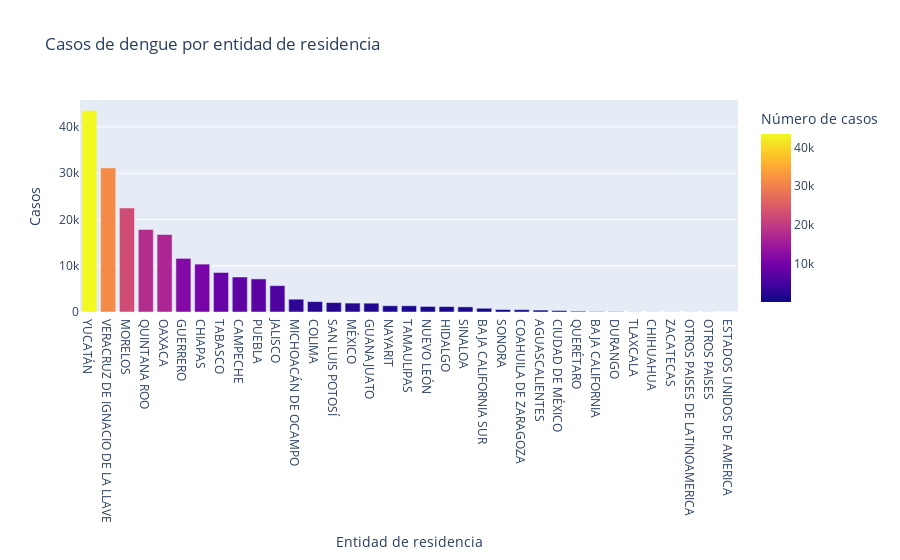

The notebook cell saved with this chart:
### Code cell
fig = px.bar(casos_por_entidad, x='ENTIDAD_FEDERATIVA', y='CASOS', title='Casos de dengue por entidad de residencia',
             category_orders={"ENTIDAD_FEDERATIVA": casos_por_entidad.sort_values(by='CASOS', ascending=False)['ENTIDAD_FEDERATIVA']},
             color='CASOS', labels={'CASOS': 'Número de casos'})
fig.update_layout(xaxis_title='Entidad de residencia', yaxis_title='Casos')
fig.show()

### Figure 1 — Plotly figure (JSON) as saved in the notebook; plotly's stock layout.template omitted (floating-point values rounded to 4 significant figures)
{"data": [{"alignmentgroup": "True", "hovertemplate": "ENTIDAD_FEDERATIVA=%{x}<br>Número de casos=%{marker.color}<extra></extra>", "legendgroup": "", "marker": {"color": [412, 82, 811, 7566, 507, 2245, 10351, 17, 318, 62, 1907, 11594, 1179, 5696, 1929, 2770, 22493, 1351, 1202, 16750, 7150, 173, 17850, 2041, 1110, 539, 8542, 1347, 22, 31153, 43544, 16, 7, 13, 13], "coloraxis": "coloraxis", "pattern": {"shape": ""}}, "name": "", "offsetgroup": "", "orientation": "v", "showlegend": false, "textposition": "auto", "type": "bar", "x": ["AGUASCALIENTES", "BAJA CALIFORNIA", "BAJA CALIFORNIA SUR", "CAMPECHE", "COAHUILA DE ZARAGOZA", "COLIMA", "CHIAPAS", "CHIHUAHUA", "CIUDAD DE MÉXICO", "DURANGO", "GUANAJUATO", "GUERRERO", "HIDALGO", "JALISCO", "MÉXICO", "MICHOACÁN DE OCAMPO", "MORELOS", "NAYARIT", "NUEVO LEÓN", "OAXACA", "PUEBLA", "QUERÉTARO", "QUINTANA ROO", "SAN LUIS POTOSÍ", "SINALOA", "SONORA", "TABASCO", "TAMAULIPAS", "TLAXCALA", "VERACRUZ DE IGNACIO DE LA LLAVE", "YUCATÁN", "ZACATECAS", "ESTADOS UNIDOS DE AMERICA", "OTROS PAISES DE LATINOAMERICA", "OTROS PAISES"], "xaxis": "x", "y": [412, 82, 811, 7566, 507, 2245, 10351, 17, 318, 62, 1907, 11594, 1179, 5696, 1929, 2770, 22493, 1351, 1202, 16750, 7150, 173, 17850, 2041, 1110, 539, 8542, 1347, 22, 31153, 43544, 16, 7, 13, 13], "yaxis": "y"}], "layout": {"barmode": "relative", "coloraxis": {"colorbar": {"title": {"text": "Número de casos"}}, "colorscale": [[0, "#0d0887"], [0.1111, "#46039f"], [0.2222, "#7201a8"], [0.3333, "#9c179e"], [0.4444, "#bd3786"], [0.5556, "#d8576b"], [0.6667, "#ed7953"], [0.7778, "#fb9f3a"], [0.8889, "#fdca26"], [1, "#f0f921"]]}, "legend": {"tracegroupgap": 0}, "title": {"text": "Casos de dengue por entidad de residencia"}, "xaxis": {"anchor": "y", "categoryarray": ["YUCATÁN", "VERACRUZ DE IGNACIO DE LA LLAVE", "MORELOS", "QUINTANA ROO", "OAXACA", "GUERRERO", "CHIAPAS", "TABASCO", "CAMPECHE", "PUEBLA", "JALISCO", "MICHOACÁN DE OCAMPO", "COLIMA", "SAN LUIS POTOSÍ", "MÉXICO", "GUANAJUATO", "NAYARIT", "TAMAULIPAS", "NUEVO LEÓN", "HIDALGO", "SINALOA", "BAJA CALIFORNIA SUR", "SONORA", "COAHUILA DE ZARAGOZA", "AGUASCALIENTES", "CIUDAD DE MÉXICO", "QUERÉTARO", "BAJA CALIFORNIA", "DURANGO", "TLAXCALA", "CHIHUAHUA", "ZACATECAS", "OTROS PAISES DE LATINOAMERICA", "OTROS PAISES", "ESTADOS UNIDOS DE AMERICA"], "categoryorder": "array", "domain": [0, 1], "title": {"text": "Entidad de residencia"}}, "yaxis": {"anchor": "x", "domain": [0, 1], "title": {"text": "Casos"}}}}
